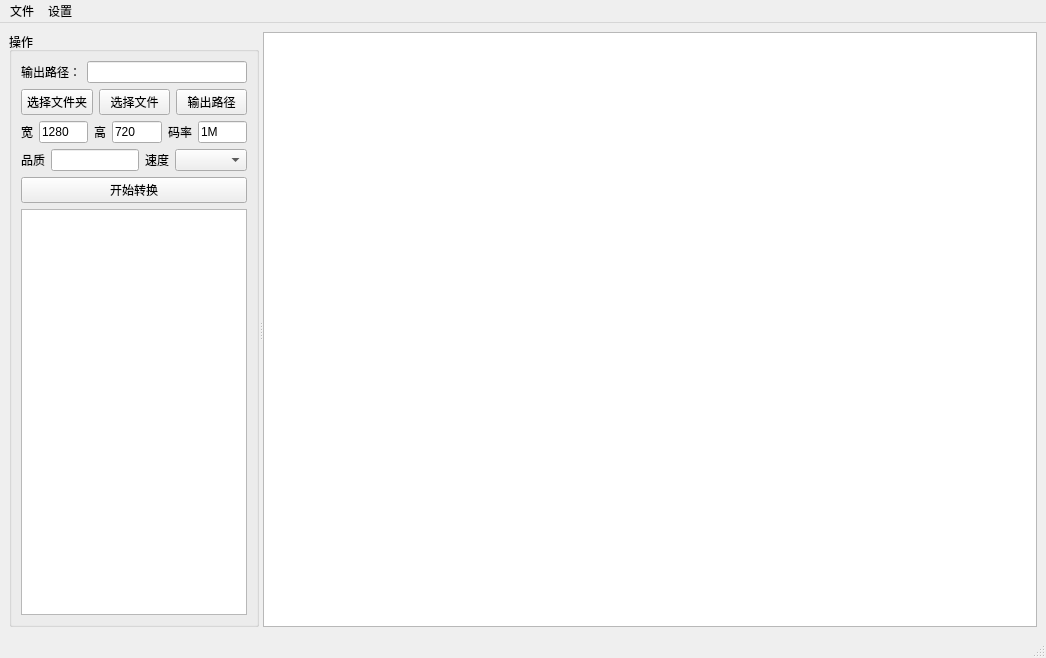
<?xml version="1.0" encoding="UTF-8"?>
<ui version="4.0">
 <class>MainWindow</class>
 <widget class="QMainWindow" name="MainWindow">
  <property name="geometry">
   <rect>
    <x>0</x>
    <y>0</y>
    <width>1046</width>
    <height>658</height>
   </rect>
  </property>
  <property name="windowTitle">
   <string>MainWindow</string>
  </property>
  <widget class="QWidget" name="centralwidget">
   <layout class="QHBoxLayout" name="horizontalLayout">
    <item>
     <widget class="QSplitter" name="splitter">
      <property name="orientation">
       <enum>Qt::Horizontal</enum>
      </property>
      <widget class="QGroupBox" name="groupBox">
       <property name="sizePolicy">
        <sizepolicy hsizetype="Preferred" vsizetype="Preferred">
         <horstretch>0</horstretch>
         <verstretch>0</verstretch>
        </sizepolicy>
       </property>
       <property name="maximumSize">
        <size>
         <width>250</width>
         <height>16777215</height>
        </size>
       </property>
       <property name="title">
        <string>操作</string>
       </property>
       <layout class="QVBoxLayout" name="verticalLayout">
        <item>
         <layout class="QHBoxLayout" name="horizontalLayout_2">
          <item>
           <widget class="QLabel" name="label_3">
            <property name="text">
             <string>输出路径：</string>
            </property>
           </widget>
          </item>
          <item>
           <widget class="QLineEdit" name="txtOutputDir"/>
          </item>
         </layout>
        </item>
        <item>
         <layout class="QHBoxLayout" name="horizontalLayout_4">
          <item>
           <widget class="QPushButton" name="btnFolder">
            <property name="text">
             <string>选择文件夹</string>
            </property>
           </widget>
          </item>
          <item>
           <widget class="QPushButton" name="btnFile">
            <property name="text">
             <string>选择文件</string>
            </property>
           </widget>
          </item>
          <item>
           <widget class="QPushButton" name="btnOutputDir">
            <property name="text">
             <string>输出路径</string>
            </property>
           </widget>
          </item>
         </layout>
        </item>
        <item>
         <layout class="QHBoxLayout" name="horizontalLayout_5">
          <item>
           <widget class="QLabel" name="labelWidth">
            <property name="text">
             <string>宽</string>
            </property>
           </widget>
          </item>
          <item>
           <widget class="QLineEdit" name="lineEditWidth">
            <property name="text">
             <string>1280</string>
            </property>
           </widget>
          </item>
          <item>
           <widget class="QLabel" name="labelHeight">
            <property name="text">
             <string>高</string>
            </property>
           </widget>
          </item>
          <item>
           <widget class="QLineEdit" name="lineEditHeight">
            <property name="text">
             <string>720</string>
            </property>
           </widget>
          </item>
          <item>
           <widget class="QLabel" name="label">
            <property name="text">
             <string>码率</string>
            </property>
           </widget>
          </item>
          <item>
           <widget class="QLineEdit" name="lineEditBiterate">
            <property name="text">
             <string>1M</string>
            </property>
           </widget>
          </item>
         </layout>
        </item>
        <item>
         <layout class="QHBoxLayout" name="horizontalLayout_6">
          <item>
           <widget class="QLabel" name="label_2">
            <property name="toolTip">
             <string>1-58，越小，压缩质量越好，但是内存越大</string>
            </property>
            <property name="text">
             <string>品质</string>
            </property>
           </widget>
          </item>
          <item>
           <widget class="QLineEdit" name="txtCrf"/>
          </item>
          <item>
           <layout class="QHBoxLayout" name="horizontalLayout_7">
            <item>
             <widget class="QLabel" name="label_5">
              <property name="toolTip">
               <string>1-58，越小，压缩质量越好，但是内存越大</string>
              </property>
              <property name="text">
               <string>速度</string>
              </property>
             </widget>
            </item>
            <item>
             <widget class="QComboBox" name="comboBox"/>
            </item>
           </layout>
          </item>
         </layout>
        </item>
        <item>
         <widget class="QPushButton" name="btnStart">
          <property name="text">
           <string>开始转换</string>
          </property>
         </widget>
        </item>
        <item>
         <widget class="QTextEdit" name="txtShow"/>
        </item>
       </layout>
      </widget>
      <widget class="QListWidget" name="listWidget">
       <property name="sizePolicy">
        <sizepolicy hsizetype="Preferred" vsizetype="Expanding">
         <horstretch>0</horstretch>
         <verstretch>0</verstretch>
        </sizepolicy>
       </property>
      </widget>
     </widget>
    </item>
   </layout>
  </widget>
  <widget class="QMenuBar" name="menubar">
   <property name="geometry">
    <rect>
     <x>0</x>
     <y>0</y>
     <width>1046</width>
     <height>25</height>
    </rect>
   </property>
   <widget class="QMenu" name="menuFile">
    <property name="title">
     <string>文件</string>
    </property>
   </widget>
   <widget class="QMenu" name="menuSet">
    <property name="title">
     <string>设置</string>
    </property>
    <addaction name="actionOptions"/>
   </widget>
   <addaction name="menuFile"/>
   <addaction name="menuSet"/>
  </widget>
  <widget class="QStatusBar" name="statusbar"/>
  <action name="actionDelete">
   <property name="text">
    <string>删除</string>
   </property>
   <property name="toolTip">
    <string>删除该项</string>
   </property>
  </action>
  <action name="actionClear">
   <property name="text">
    <string>清空</string>
   </property>
   <property name="toolTip">
    <string>清空所有选项</string>
   </property>
  </action>
  <action name="actionOptions">
   <property name="text">
    <string>选项</string>
   </property>
  </action>
 </widget>
 <resources/>
 <connections/>
</ui>
